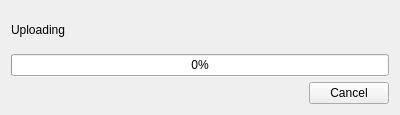
<?xml version="1.0" encoding="UTF-8"?>
<ui version="4.0">
 <class>DatabaseUploader</class>
 <widget class="QWidget" name="DatabaseUploader">
  <property name="geometry">
   <rect>
    <x>0</x>
    <y>0</y>
    <width>400</width>
    <height>115</height>
   </rect>
  </property>
  <property name="windowTitle">
   <string>Dialog</string>
  </property>
  <layout class="QGridLayout" name="gridLayout">
   <item row="2" column="1">
    <widget class="QPushButton" name="pushButton">
     <property name="text">
      <string>Cancel</string>
     </property>
    </widget>
   </item>
   <item row="2" column="0">
    <spacer name="horizontalSpacer">
     <property name="orientation">
      <enum>Qt::Horizontal</enum>
     </property>
     <property name="sizeHint" stdset="0">
      <size>
       <width>40</width>
       <height>20</height>
      </size>
     </property>
    </spacer>
   </item>
   <item row="1" column="0" colspan="2">
    <widget class="QProgressBar" name="progressBar">
     <property name="value">
      <number>0</number>
     </property>
    </widget>
   </item>
   <item row="0" column="0" colspan="2">
    <widget class="QLabel" name="label">
     <property name="text">
      <string>Uploading</string>
     </property>
    </widget>
   </item>
  </layout>
 </widget>
 <resources/>
 <connections/>
</ui>
